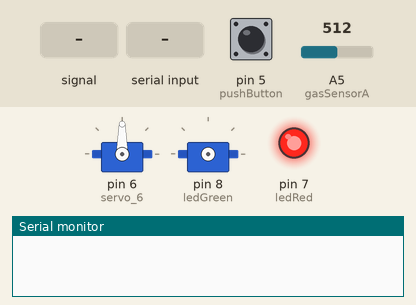
Simulated run of this sketch. Board: Arduino Uno, built with avr-gcc and run on an emulated ATmega328P. Parts: 2 × servo, output pins drawn as LEDs (lit = HIGH), the last lines printed to the serial monitor. Wiring (inferred from the names in the program): servo: signal pin 8. The inputs (shaded band) are chosen by the test bench; at power-on: A5 (gasSensorA) = 512, pin 5 (pushButton) LOW. Servo pulses on a pin are drawn as a servo (544–2400 µs = 0–180°); pins used as bus, display or sensor lines are not drawn.

Above: at 1.2 s.
1.3 s: A5 (gasSensorA) fed a 200 Hz sine of ±460 counts around its level
At 2.74 s:
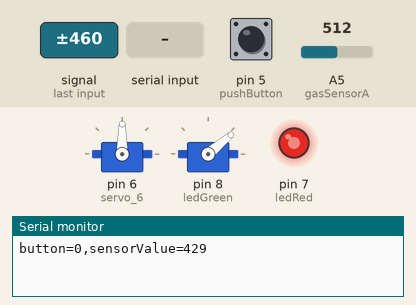
3.9 s: "0\n" received over Serial
At 5.66 s:
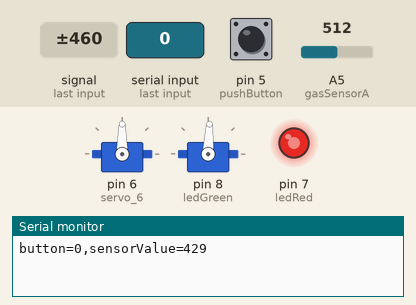
6.9 s: A5 (gasSensorA) set to 122
At 7.5 s:
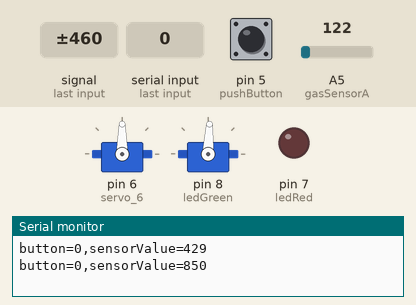
8.4 s: pin 5 (pushButton) pulled HIGH for 0.15 s
At 9.1 s:
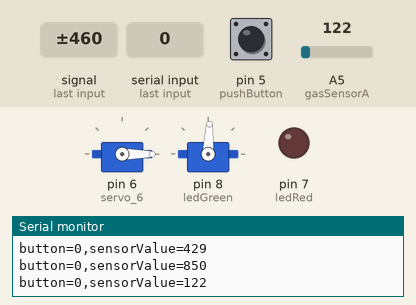
11.5 s: "90,45\n" received over Serial
At 14.1 s:
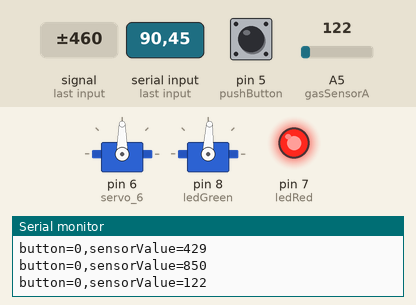
14.5 s: pin 5 (pushButton) pulled HIGH for 1 s
At 14.9 s:
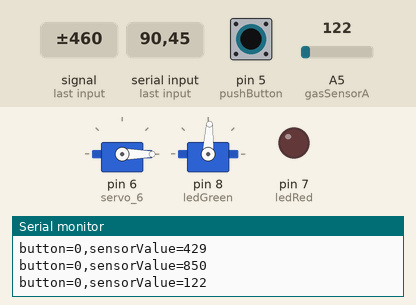
Timing chart, 0 to 21.0 s (numbered marks = the images above; inputs shaded):
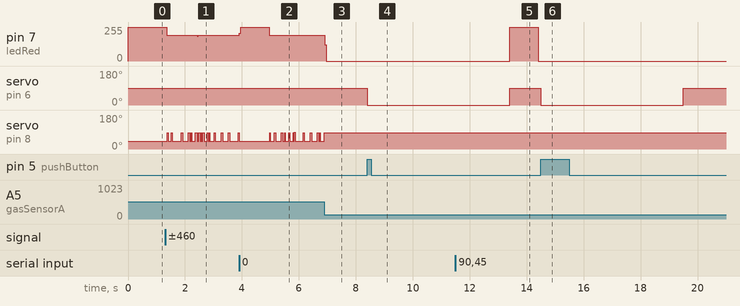

The sketch:

Arduino_Gas_Sensor.ino
```cpp
#include <Servo.h>

Servo servo_6;

int ledRed = 7;
int ledGreen = 8;
int gasSensorA = A5; // Analog pin 0 will be called 'sensor'
int sensorValue = 0; // Set the initial sensorValue to 0

int pushButton = 5;
int sensorOk = 1;
int noZombies = 1;
String serial_string = "";
char recieved_char;
int recieved_int;

int sendCounter = 0;

// The setup routine runs once when you press reset
void setup() {
    Serial.begin(9600); // Initialize serial communication at 9600 bits per second
    pinMode(gasSensorA, INPUT);

    pinMode(ledRed, OUTPUT);
    pinMode(ledGreen, OUTPUT);

    pinMode(pushButton, INPUT);

    servo_6.attach(6);

}

// The loop routine runs over and over again forever
void loop() {

    int buttonState = digitalRead(pushButton);

    //check  air quality
    sensorValue = analogRead(gasSensorA); // Read the input on analog pin 0 (named 'sensor')
    serial_string = (String)
    "button=" + buttonState + ",sensorValue=" + sensorValue;

    if (Serial.available()) { //From RPi to Arduino
        recieved_int = Serial.parseInt(); //conveting the value of chars to integer

        if (recieved_int > 0) {
            noZombies = 0;
        } else {
            noZombies = 1;
        }

    }

    sendCounter++;

    if (sendCounter == 5000) {
        Serial.println(serial_string);
        sendCounter = 0;
    }

    if (sensorValue > 180 || noZombies == 0) // If sensorValue is greater 180 then it's not ok to go outside.
    {
        sensorOk = 0;
        digitalWrite(ledRed, HIGH);
        digitalWrite(ledGreen, LOW);
    } else {
        sensorOk = 1;
        digitalWrite(ledRed, LOW);
        digitalWrite(ledGreen, HIGH);
    }

    if (buttonState == 1 && sensorOk == 1 && noZombies == 1) {
        // If the button is pressed, air quality ok and no zombies, open the door.

        servo_6.write(0);

        //give them 5 seconds to leave then go outside.
        delay(5000);
        servo_6.write(90);

    } else {

        //if any of the above are not ok, don't go outside!!!
        servo_6.write(90);

    }

}
```

Measured:
- after the input at 1.3 s, pin 7 (ledRed): 255/255 → 194/255 after 0.05 s
- after the input at 3.9 s, pin 7 (ledRed): 194/255 → 255/255 at once, → 194/255 1.0 s later
- after the input at 6.9 s, servo on pin 8 (ledGreen): goes on until 6.9 s, then stays 87°
- after the input at 8.4 s, servo on pin 6 (servo_6): 90° → 0° at once
- after the input at 11.5 s, pin 7 (ledRed): 0/255 → 255/255 after 1.9 s, → 0/255 1.0 s later
- after the input at 14.5 s, servo on pin 6 (servo_6): 90° → 0° at once, → 90° 5.0 s later
